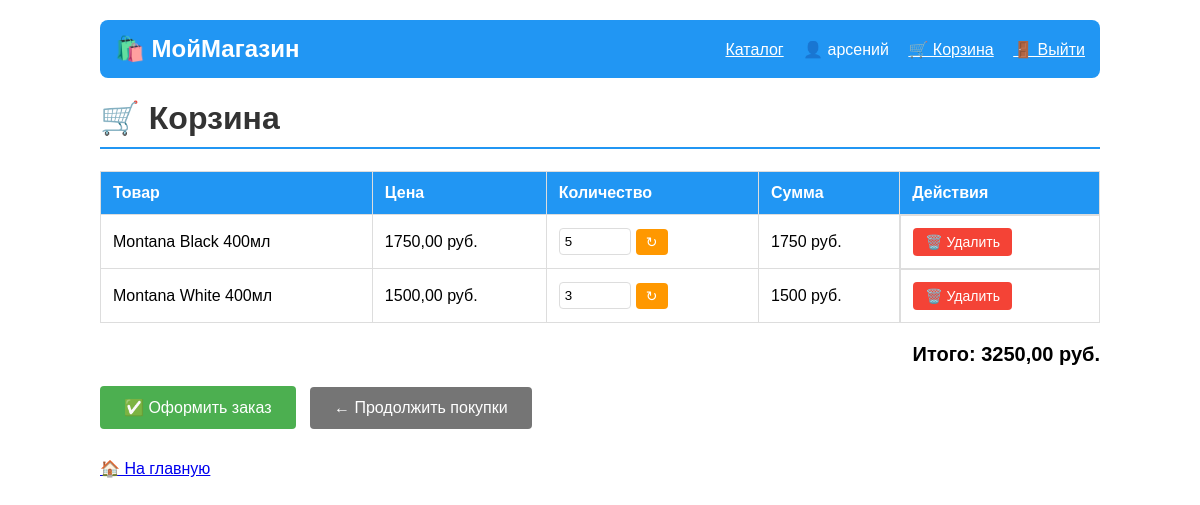
/shop/cart/ (signed in), run on the app's committed database.
### shop/models.py (models this page shows, shortened)
class CartsElement(models.Model):
    cart=models.ForeignKey(Cart,on_delete=models.CASCADE)
    product=models.ForeignKey(Product,on_delete=models.CASCADE)
    quantity=models.PositiveIntegerField(default=1)
    def elements_price(self):
        return self.product.price*self.quantity

class Product(models.Model):
    name=models.CharField(max_length=200)
    description=models.TextField()
    products_photo=models.ImageField()
    price=models.DecimalField(decimal_places=2,max_digits=10)
    quantity=models.IntegerField()
    category=models.ForeignKey(ProductCategory,on_delete=models.CASCADE)
    manufacter=models.ForeignKey(Manufacter,on_delete=models.CASCADE)

### shop/views.py (the view)
# urls.py: path('cart/',views.cart),
@login_required
def cart(request):
    cart = Cart.objects.filter(user_id=request.user.id).first()
    if cart:
        items = CartsElement.objects.filter(cart_id=cart.id)
    else:
        items = []
    general_price=cart.general_price()
    return render(request,'cart.html',{'items':items,'general_price':general_price})

### shop/models.py (called while the page is built)
    def general_price(self):
        items=self.cartselement_set.all()
        price=sum(item.product.price*item.quantity for item in items)
        return price

### shop/templates/cart.html (shortened to what this page needs)
<!DOCTYPE html>
<html lang="ru">
<head>
</head>
<body>
    <div style="background: #2196F3; color: white; padding: 15px; margin-bottom: 20px; border-radius: 8px; display: flex; justify-content: space-between; align-items: center;">
        <div style="font-size: 24px; font-weight: bold;">
            <a href="/shop/" style="color: white; text-decoration: none;">🛍️ МойМагазин</a>
        </div>
        <div>
            <a href="/shop/catalog/" style="color: white; margin-right: 15px;">Каталог</a>
            {% if user.is_authenticated %}
                <span style="margin-right: 15px;">👤 {{ user.username }}</span>
                <a href="/shop/cart/" style="color: white; margin-right: 15px;">🛒 Корзина</a>
                <a href="/shop/logout/" style="color: white;">🚪 Выйти</a>
            {% else %}
                <a href="/shop/login/" style="color: white; margin-right: 15px;">🔐 Войти</a>
                <a href="/shop/registrate/" style="color: white;">📝 Регистрация</a>
            {% endif %}
        </div>
    </div>
    <h1>🛒 Корзина</h1>
    {% if items %}
        <table>
            <tr>
                <th>Товар</th>
                <th>Цена</th>
                <th>Количество</th>
                <th>Сумма</th>
                <th>Действия</th>
            </tr>
            {% for item in items %}
            <tr>
                <td>{{ item.product.name }}</td>
                <td>{{ item.elements_price }} руб.</td>
                <td>
                    <form method="post" action="/shop/cart/update/{{ item.id }}/" class="quantity-form">
                        <input type="number"
                               name="quantity"
                               value="{{ item.quantity }}"
                               min="0"
                               max="{{ item.product.quantity }}"
                               class="quantity-input">
                        <button type="submit" class="btn btn-update" title="Обновить количество">↻</button>
                    </form>
                </td>
                <td>{% widthratio item.product.price 1 item.quantity %} руб.</td>
                <td class="action-cell">
                    <a href="/shop/cart/remove/{{ item.id }}/"
                       class="btn btn-delete"
                       onclick="return confirm('Удалить {{ item.product.name }} из корзины?')">
                        🗑️ Удалить
                    </a>
                </td>
            </tr>
            {% endfor %}
        </table>
        <div class="total">
            Итого: {{ general_price }} руб.
        </div>
        <p>
            <a href="#" class="btn">✅ Оформить заказ</a>
            <a href="/shop/catalog/" class="btn btn-back">← Продолжить покупки</a>
        </p>
    {% else %}
        <div class="empty-cart">
            <p>🛒 Корзина пуста</p>
            <p><a href="/shop/catalog/" class="btn">Перейти в каталог</a></p>
        </div>
    {% endif %}
    <p style="margin-top: 30px;">
        <a href="/shop/">🏠 На главную</a>
    </p>
</body>
</html>

### shop/templates/cart.html (style rules this page uses)
body { font-family: Arial, sans-serif; max-width: 1000px; margin: 20px auto; padding: 0 15px; }
h1 { color: #333; border-bottom: 2px solid #2196F3; padding-bottom: 10px; }
table { width: 100%; border-collapse: collapse; margin: 20px 0; }
th, td { border: 1px solid #ddd; padding: 12px; text-align: left; }
th { background: #2196F3; color: white; }
.total { text-align: right; font-size: 20px; font-weight: bold; margin: 20px 0; }
.btn { display: inline-block; background: #4CAF50; color: white; padding: 12px 24px; text-decoration: none; border-radius: 4px; margin-right: 10px; border: none; cursor: pointer; }
.btn-back { background: #757575; }
.btn-delete { background: #f44336; padding: 6px 12px; font-size: 14px; }
.btn-update { background: #ff9800; padding: 5px 10px; font-size: 14px; }
.quantity-form { display: flex; gap: 5px; align-items: center; }
.quantity-input { width: 60px; padding: 5px; border: 1px solid #ddd; border-radius: 4px; }
.action-cell { display: flex; gap: 8px; flex-wrap: wrap; }

### data on the page
CartsElement: product.name "Montana Black 400мл", elements_price "1750,00", quantity "5", product+quantity "1750"
CartsElement: product.name "Montana White 400мл", elements_price "1500,00", quantity "3", product+quantity "1500"

### other printed values
{{ user.username }} "арсений"
{{ general_price }} "3250,00"
